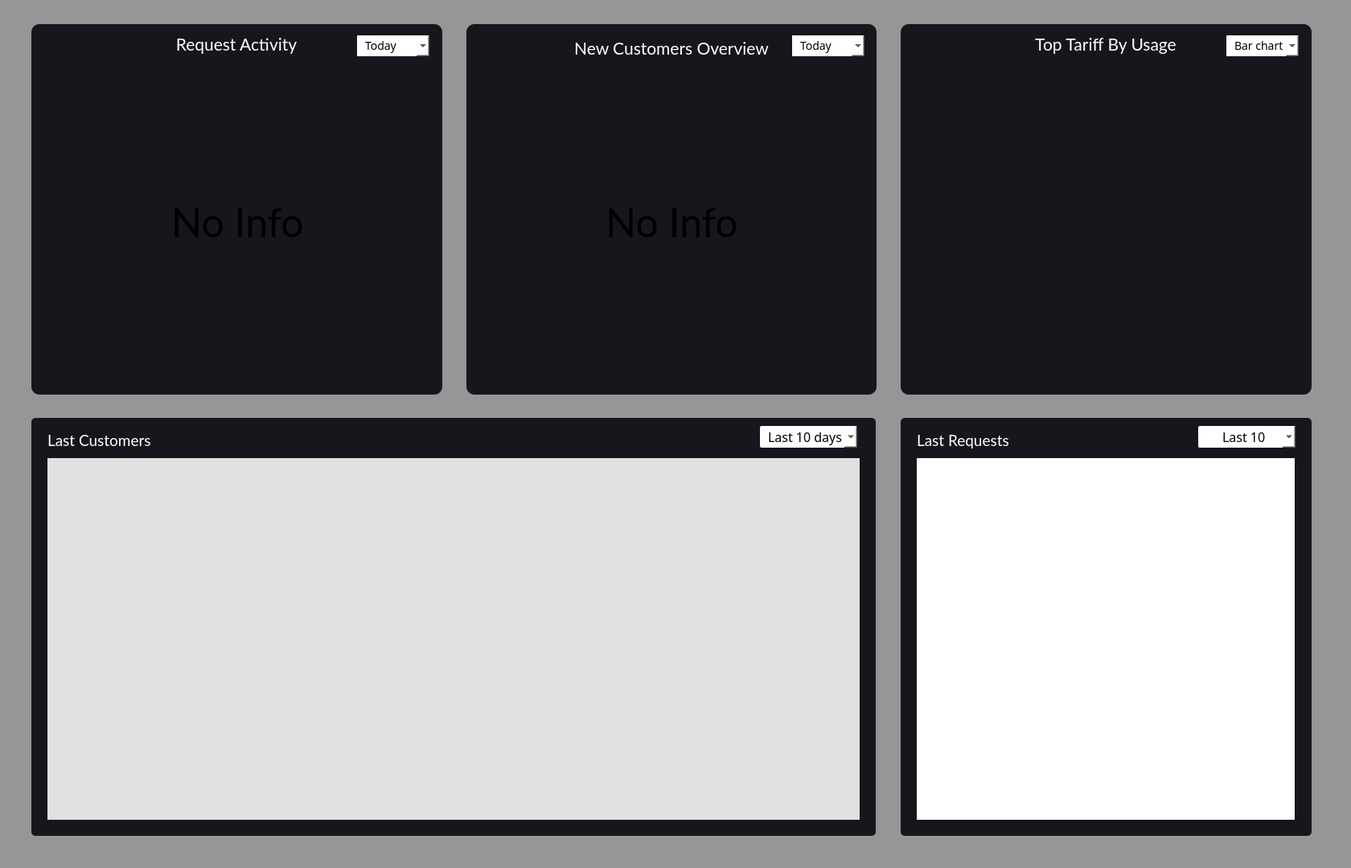
<?xml version="1.0" encoding="UTF-8"?>
<ui version="4.0">
 <class>Dashboard</class>
 <widget class="QWidget" name="Dashboard">
  <property name="geometry">
   <rect>
    <x>0</x>
    <y>0</y>
    <width>1680</width>
    <height>1080</height>
   </rect>
  </property>
  <property name="sizePolicy">
   <sizepolicy hsizetype="Ignored" vsizetype="Ignored">
    <horstretch>0</horstretch>
    <verstretch>0</verstretch>
   </sizepolicy>
  </property>
  <property name="maximumSize">
   <size>
    <width>16777215</width>
    <height>16777215</height>
   </size>
  </property>
  <property name="windowTitle">
   <string>Form</string>
  </property>
  <property name="styleSheet">
   <string notr="true">font-family:Lato;
background-color:rgba(150, 150, 150, 1);</string>
  </property>
  <widget class="QWidget" name="last_reg_cust" native="true">
   <property name="geometry">
    <rect>
     <x>39</x>
     <y>520</y>
     <width>1050</width>
     <height>520</height>
    </rect>
   </property>
   <property name="styleSheet">
    <string notr="true">border-radius:5px;
background-color:#16171C;</string>
   </property>
   <widget class="QTableView" name="tableView">
    <property name="enabled">
     <bool>true</bool>
    </property>
    <property name="geometry">
     <rect>
      <x>20</x>
      <y>50</y>
      <width>1010</width>
      <height>450</height>
     </rect>
    </property>
    <property name="styleSheet">
     <string notr="true">QTableView{
	font-family:Lato;
	font-size:16px;
	background-color: rgba(225, 225, 225, 1);
	color:black;
	border:none;
	border-radius:0px;
}

QHeaderView:section {
	height: 40px;
	border:1px solid rgba(30, 30, 30, 0.4);
    background-color: rgba(225, 225, 225, 1);
    color: black;
    font-family: Lato;
    font-size: 18px;
    font-weight: bold;
    
}    
</string>
    </property>
   </widget>
   <widget class="QLabel" name="label_2">
    <property name="geometry">
     <rect>
      <x>20</x>
      <y>15</y>
      <width>141</width>
      <height>25</height>
     </rect>
    </property>
    <property name="font">
     <font>
      <family>Lato</family>
      <pointsize>14</pointsize>
     </font>
    </property>
    <property name="styleSheet">
     <string notr="true">font-family:Lato;
color:white;
background-color:transparent;
border:none;</string>
    </property>
    <property name="text">
     <string>Last Customers</string>
    </property>
   </widget>
   <widget class="QComboBox" name="customers_period_comboBox">
    <property name="geometry">
     <rect>
      <x>906</x>
      <y>10</y>
      <width>121</width>
      <height>27</height>
     </rect>
    </property>
    <property name="styleSheet">
     <string notr="true">padding-left: 10px;
font-family:Robotic;
font-size:16px;
color:black;
background-color:white;
border-radius:2px;</string>
    </property>
    <item>
     <property name="text">
      <string>Last 10 days</string>
     </property>
    </item>
    <item>
     <property name="text">
      <string>Last 20 days</string>
     </property>
    </item>
    <item>
     <property name="text">
      <string>Last 30 days</string>
     </property>
    </item>
   </widget>
  </widget>
  <widget class="QWidget" name="request_history_box" native="true">
   <property name="geometry">
    <rect>
     <x>1120</x>
     <y>520</y>
     <width>511</width>
     <height>520</height>
    </rect>
   </property>
   <property name="styleSheet">
    <string notr="true">border-radius:5px;
background-color:#16171C;</string>
   </property>
   <widget class="QLabel" name="label">
    <property name="geometry">
     <rect>
      <x>20</x>
      <y>15</y>
      <width>126</width>
      <height>25</height>
     </rect>
    </property>
    <property name="font">
     <font>
      <family>Lato</family>
      <pointsize>14</pointsize>
     </font>
    </property>
    <property name="styleSheet">
     <string notr="true">font-family:Lato;
color:white;
background-color:transparent;
border:none;</string>
    </property>
    <property name="text">
     <string>Last Requests</string>
    </property>
   </widget>
   <widget class="QTableView" name="requests_statistic_tableView">
    <property name="geometry">
     <rect>
      <x>20</x>
      <y>50</y>
      <width>470</width>
      <height>450</height>
     </rect>
    </property>
    <property name="styleSheet">
     <string notr="true">border-radius: 0px;
background-color:white;
color:black;
font-size:16px;
font-family:Lato;</string>
    </property>
   </widget>
   <widget class="QComboBox" name="requests_period_comboBox">
    <property name="geometry">
     <rect>
      <x>370</x>
      <y>10</y>
      <width>121</width>
      <height>27</height>
     </rect>
    </property>
    <property name="styleSheet">
     <string notr="true">padding-left:30px;
font-family:Robotic;
font-size:16px;
color:black;
background-color:white;
border-radius:2px;
</string>
    </property>
    <item>
     <property name="text">
      <string>Last 10</string>
     </property>
    </item>
    <item>
     <property name="text">
      <string>Last 20</string>
     </property>
    </item>
    <item>
     <property name="text">
      <string>Last 30</string>
     </property>
    </item>
   </widget>
  </widget>
  <widget class="QWidget" name="requests_statistic_box" native="true">
   <property name="geometry">
    <rect>
     <x>39</x>
     <y>30</y>
     <width>511</width>
     <height>461</height>
    </rect>
   </property>
   <property name="styleSheet">
    <string notr="true">border-radius: 10px;
background-color:#16171C;</string>
   </property>
   <widget class="QWidget" name="requests_statistic" native="true">
    <property name="geometry">
     <rect>
      <x>0</x>
      <y>50</y>
      <width>511</width>
      <height>411</height>
     </rect>
    </property>
    <property name="styleSheet">
     <string notr="true">font-family:Lato;
border-radius: 0px;
background-color:transparent;</string>
    </property>
   </widget>
   <widget class="QComboBox" name="req_date_comboBox">
    <property name="geometry">
     <rect>
      <x>405</x>
      <y>14</y>
      <width>90</width>
      <height>26</height>
     </rect>
    </property>
    <property name="styleSheet">
     <string notr="true">padding-left: 10px;
font-family:Robotic;
font-size:14px;
color:black;
background-color:white;
border-radius:0px;</string>
    </property>
    <item>
     <property name="text">
      <string>Today</string>
     </property>
    </item>
    <item>
     <property name="text">
      <string>3 days</string>
     </property>
    </item>
    <item>
     <property name="text">
      <string>7 days</string>
     </property>
    </item>
   </widget>
   <widget class="QLabel" name="label_5">
    <property name="geometry">
     <rect>
      <x>0</x>
      <y>10</y>
      <width>510</width>
      <height>30</height>
     </rect>
    </property>
    <property name="font">
     <font>
      <family>Lato</family>
      <pointsize>16</pointsize>
     </font>
    </property>
    <property name="styleSheet">
     <string notr="true">color:white;
font-family: Lato, Consolas;
background-color:transparent;</string>
    </property>
    <property name="text">
     <string>Request Activity</string>
    </property>
    <property name="alignment">
     <set>Qt::AlignmentFlag::AlignCenter</set>
    </property>
   </widget>
  </widget>
  <widget class="QWidget" name="customers_statistic_box" native="true">
   <property name="geometry">
    <rect>
     <x>580</x>
     <y>30</y>
     <width>510</width>
     <height>461</height>
    </rect>
   </property>
   <property name="styleSheet">
    <string notr="true">border-radius: 10px;
background-color:#16171C;</string>
   </property>
   <widget class="QWidget" name="customers_statistic" native="true">
    <property name="geometry">
     <rect>
      <x>0</x>
      <y>50</y>
      <width>510</width>
      <height>410</height>
     </rect>
    </property>
    <property name="styleSheet">
     <string notr="true">font-family:Lato;
border-radius: 0px;
background-color:transparent;</string>
    </property>
   </widget>
   <widget class="QComboBox" name="cust_date_comboBox">
    <property name="geometry">
     <rect>
      <x>405</x>
      <y>14</y>
      <width>90</width>
      <height>26</height>
     </rect>
    </property>
    <property name="styleSheet">
     <string notr="true">padding-left: 10px;
font-family:Robotic;
font-size:14px;
color:black;
background-color:white;
border-radius:0px;</string>
    </property>
    <item>
     <property name="text">
      <string>Today</string>
     </property>
    </item>
    <item>
     <property name="text">
      <string>3 days</string>
     </property>
    </item>
    <item>
     <property name="text">
      <string>7 days</string>
     </property>
    </item>
   </widget>
   <widget class="QLabel" name="label_4">
    <property name="geometry">
     <rect>
      <x>0</x>
      <y>14</y>
      <width>510</width>
      <height>31</height>
     </rect>
    </property>
    <property name="font">
     <font>
      <family>Lato</family>
      <pointsize>16</pointsize>
     </font>
    </property>
    <property name="styleSheet">
     <string notr="true">color:white;
font-family: Lato, Consolas;
background-color:transparent;</string>
    </property>
    <property name="text">
     <string>New Customers Overview</string>
    </property>
    <property name="alignment">
     <set>Qt::AlignmentFlag::AlignCenter</set>
    </property>
   </widget>
   <zorder>label_4</zorder>
   <zorder>customers_statistic</zorder>
   <zorder>cust_date_comboBox</zorder>
  </widget>
  <widget class="QWidget" name="tariffs_statistic_box" native="true">
   <property name="geometry">
    <rect>
     <x>1120</x>
     <y>30</y>
     <width>511</width>
     <height>461</height>
    </rect>
   </property>
   <property name="styleSheet">
    <string notr="true">border-radius: 10px;
background-color:#16171C;</string>
   </property>
   <widget class="QWidget" name="tariff_statistics" native="true">
    <property name="geometry">
     <rect>
      <x>0</x>
      <y>50</y>
      <width>511</width>
      <height>411</height>
     </rect>
    </property>
    <property name="styleSheet">
     <string notr="true">font-family:Lato, Consolas;
font-size:12px;
border-radius: 0px;
background-color:transparent;</string>
    </property>
   </widget>
   <widget class="QLabel" name="label_3">
    <property name="geometry">
     <rect>
      <x>0</x>
      <y>10</y>
      <width>510</width>
      <height>30</height>
     </rect>
    </property>
    <property name="font">
     <font>
      <family>Lato</family>
      <pointsize>16</pointsize>
     </font>
    </property>
    <property name="styleSheet">
     <string notr="true">color:white;
font-family: Lato, Consolas;
background-color:transparent;</string>
    </property>
    <property name="text">
     <string>Top Tariff By Usage</string>
    </property>
    <property name="alignment">
     <set>Qt::AlignmentFlag::AlignCenter</set>
    </property>
   </widget>
   <widget class="QComboBox" name="charts_comboBox">
    <property name="geometry">
     <rect>
      <x>405</x>
      <y>14</y>
      <width>90</width>
      <height>26</height>
     </rect>
    </property>
    <property name="font">
     <font>
      <family>Robotic</family>
      <pointsize>-1</pointsize>
     </font>
    </property>
    <property name="styleSheet">
     <string notr="true">padding-left: 10px;
font-family:Robotic;
font-size:14px;
color:black;
background-color:white;
border-radius:0px;</string>
    </property>
    <item>
     <property name="text">
      <string>Bar chart</string>
     </property>
    </item>
    <item>
     <property name="text">
      <string>Pie chart</string>
     </property>
    </item>
   </widget>
  </widget>
  <widget class="QLabel" name="empty_req_stat">
   <property name="geometry">
    <rect>
     <x>40</x>
     <y>80</y>
     <width>511</width>
     <height>391</height>
    </rect>
   </property>
   <property name="styleSheet">
    <string notr="true">color:black;
font-size:50px;
background-color:transparent;</string>
   </property>
   <property name="text">
    <string>No Info</string>
   </property>
   <property name="alignment">
    <set>Qt::AlignmentFlag::AlignCenter</set>
   </property>
  </widget>
  <widget class="QLabel" name="empty_cust_stat">
   <property name="geometry">
    <rect>
     <x>580</x>
     <y>80</y>
     <width>511</width>
     <height>391</height>
    </rect>
   </property>
   <property name="styleSheet">
    <string notr="true">color:black;
font-size:50px;
background-color:transparent;</string>
   </property>
   <property name="text">
    <string>No Info</string>
   </property>
   <property name="alignment">
    <set>Qt::AlignmentFlag::AlignCenter</set>
   </property>
  </widget>
 </widget>
 <resources/>
 <connections/>
</ui>
